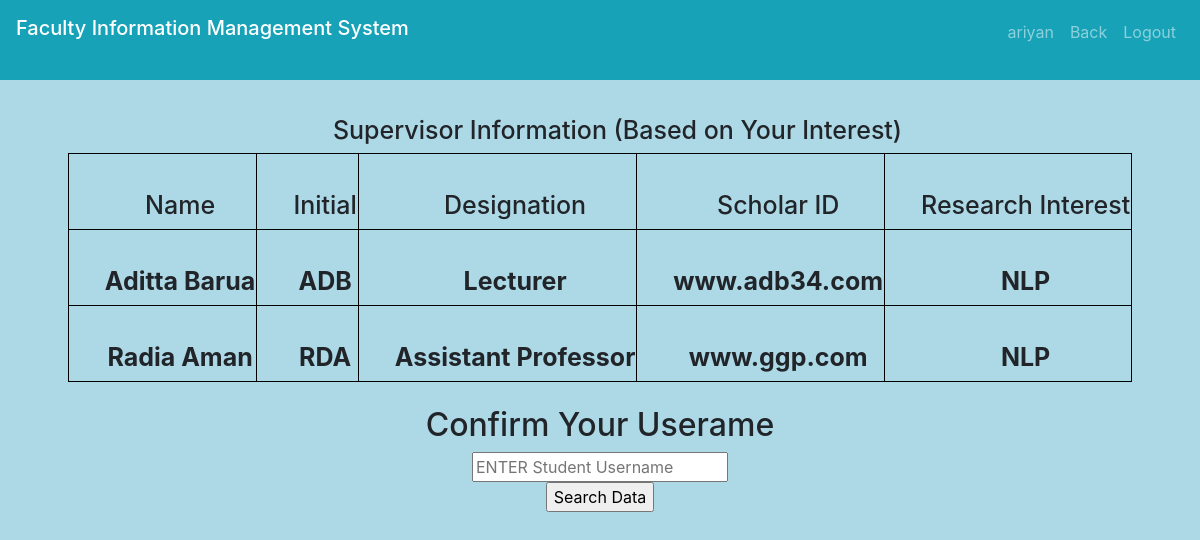
Screenshot of /chooseYourThesis.php (signed in) with the database file from the repository.
### tables this page shows
CREATE TABLE `faculty_information` (
  `id` varchar(244) NOT NULL,
  `name` varchar(244) NOT NULL,
  `initial` varchar(244) NOT NULL,
  `des` varchar(244) NOT NULL,
  `room` varchar(244) NOT NULL,
  `dep` varchar(244) NOT NULL,
  `scholar` varchar(244) NOT NULL,
  `phone` varchar(244) NOT NULL,
  `research` varchar(255) DEFAULT NULL
);

### chooseYourThesis.php (the view, shortened to what this page needs)
<?php include("header.php"); ?>
<!DOCTYPE html>
<body>
  <body style='background-color: #ADD8E6'>
    <nav class="navbar navbar-expand-sm bg-info navbar-dark">
        <?php
        include("includes/connection.php");
        ?>
    </nav>
    <h3 style="text-align:center;padding-left:35px;padding-top:35px;color: black#A9A9A9;font-size:25px;">Supervisor Information (Based on Your Interest)</h3>
    <table class="center">
      <tr>
        <th>
          <h2 style="text-align:center;padding-left:35px;padding-top:35px;color: black#A9A9A9;font-size:25px;">Name</h3>
        </th>
        <th>
          <h2 style="text-align:center;padding-left:35px;padding-top:35px;color: black#A9A9A9;font-size:25px;">Initial</h3>
        </th>
        <th>
          <h2 style="text-align:center;padding-left:35px;padding-top:35px;color: black#A9A9A9;font-size:25px;">Designation</h3>
        </th>
        <th>
          <h2 style="text-align:center;padding-left:35px;padding-top:35px;color: black#A9A9A9;font-size:25px;">Scholar ID</h3>
        </th>
        <th>
          <h2 style="text-align:center;padding-left:35px;padding-top:35px;color: black#A9A9A9;font-size:25px;">Research Interest</h3>
        </th>
      </tr>
      <?php
      $uname = $_SESSION['student'];
      $query_run = mysqli_query($connect, "select * from faculty_information where research = (select interest from student_information where id='$uname')");
      while ($data = mysqli_fetch_array($query_run)) {
      ?>
        <tr>
          <th>
            <h3 style="text-align:center;padding-left:35px;padding-top:35px;color: black#A9A9A9;font-size:25px;"><?php echo "<b>" . $data['name'] . "</b>" ?></h3>
          </th>
          <th>
            <h3 style="text-align:center;padding-left:35px;padding-top:35px;color: black#A9A9A9;font-size:25px;"><?php echo "<b>" . $data['initial'] . "</b>" ?></h3>
          </th>
          <th>
            <h3 style="text-align:center;padding-left:35px;padding-top:35px;color: black#A9A9A9;font-size:25px;"><?php echo "<b>" . $data['des'] . "</b>" ?></h3>
          </th>
          <th>
            <h3 style="text-align:center;padding-left:35px;padding-top:35px;color: black#A9A9A9;font-size:25px;"><?php echo "<b>" . $data['scholar'] . "</b>" ?></h3>
          </th>
          <th>
            <h3 style="text-align:center;padding-left:35px;padding-top:35px;color: black#A9A9A9;font-size:25px;"><?php echo "<b>" . $data['research'] . "</b>" ?></h3>
          </th>
        </tr>
      <?php
      }
      ?>
    </table>
  </body>
  <body>
    <center>
      <div class="header">
        <h2>Confirm Your Userame</h2>
        <form action="" method="POST">
          <input type="text" name="fname" placeholder="ENTER Student Username" /><br />
          <input type="submit" name="search" value="Search Data" />
        </form>
      </div>
    </center>
  </body>
  </html>
  </html>

### chooseYourThesis.php (style rules this page uses)
table, th, td { border: 1px solid black; }
.center { margin-left: auto; margin-right: auto; }

### rows the page displays
faculty_information: name "Aditta Barua", initial "ADB", des "Lecturer", scholar "www.adb34.com", research "NLP"
faculty_information: name "Radia Aman", initial "RDA", des "Assistant Professor", scholar "www.ggp.com", research "NLP"

### other values shown
$_SESSION['student'] "ariyan"
